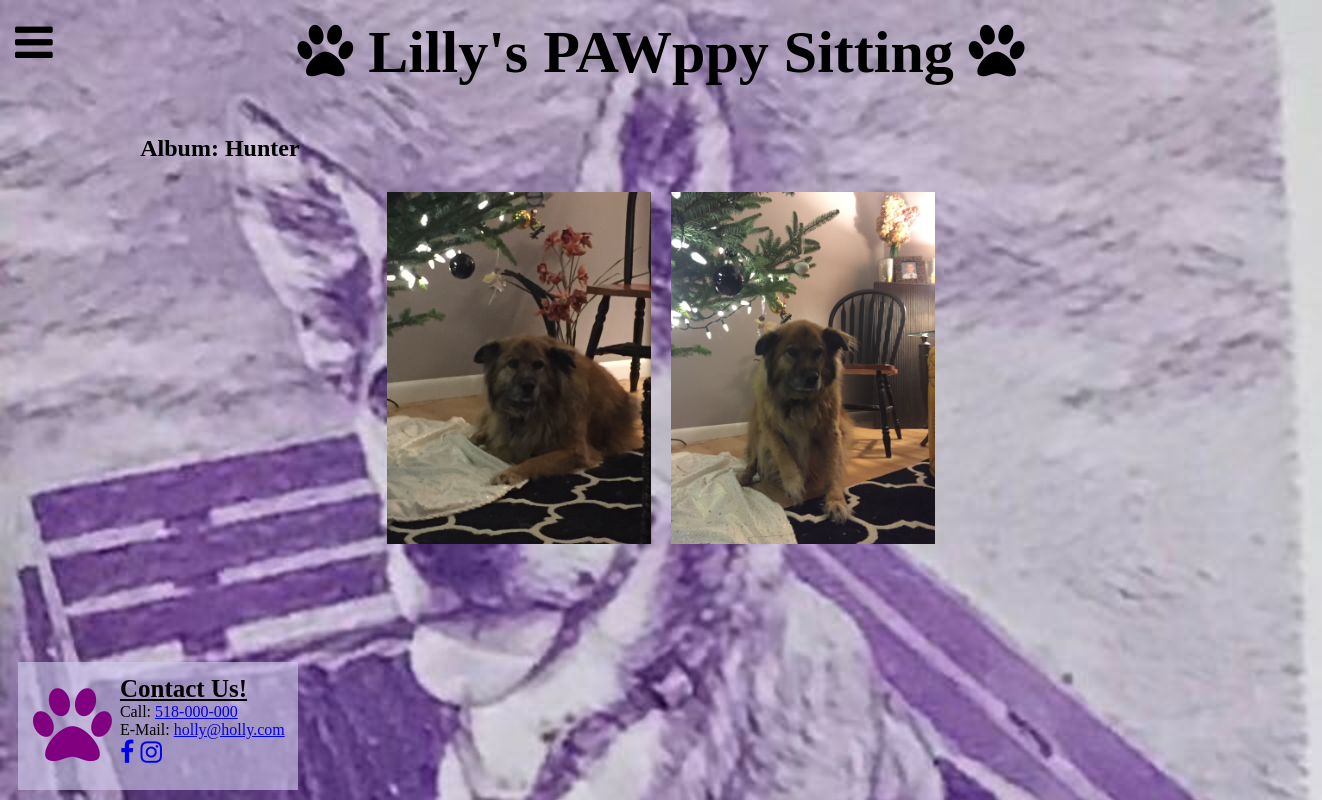
The app's page /albums/Hunter/ with its own data.
### albumns/models.py (models this page shows, shortened)
class Album(models.Model):
    id = models.AutoField(primary_key=True)
    name = models.CharField(max_length=60)

class Image(models.Model):
    id = models.AutoField(primary_key=True)
    album_name = models.ForeignKey('Album', on_delete=models.CASCADE)
    image = models.ImageField(upload_to='media/images/', max_length=100)
    description = models.CharField(max_length=100)

### base/models.py (models this page shows)
class Information(models.Model):
    about = models.TextField()
    email = models.EmailField()
    phone = models.CharField(max_length=13)
    facebook = models.CharField(max_length=100, default='none')
    instagram = models.CharField(max_length=100, default='none')
    twitter = models.CharField(max_length=100, default='none')

### albumns/views.py (the view)
# urls.py: path('albums/<str:name>/', album, name='album'),
def album(request, name):
    imgs = Image.objects.filter(album_name__name=name)
    infos = Information.objects.all()
    info = infos[0]
    name = imgs[0].album_name.name
    return render(request, 'albums/images.html', {'images': imgs, 'info': info, 'name': name})

### templates/albums/images.html (shortened to what this page needs)
<!DOCTYPE html>
{% extends 'albums/base.html' %}
{% block content %}
  {% load static %}
  <link rel="stylesheet" type="text/css" href="{% static 'css/images-css.css' %}">
  <link rel="stylesheet" href="https://cdnjs.cloudflare.com/ajax/libs/font-awesome/4.7.0/css/font-awesome.min.css">
  <h2>Album: {{ name }}</h2>
  <section id="img-flex">
    {% for image in images %}
    <div>
      <img class="imgs" src='/{{ image.image }}'>
    </div>
    {% endfor %}
  </section>
{% endblock %}

### templates/albums/base.html (shortened to what this page needs)
<html>
  <head>
    {% load static %}
    <link rel="stylesheet" type="text/css" href="{% static 'css/albums-style.css' %}">
    <link rel="stylesheet" type="text/css" href="{% static 'css/menu.css' %}">
    <link rel="stylesheet" type="text/css" href="{% static 'css/footer.css' %}">
		<link rel="stylesheet" href="https://cdnjs.cloudflare.com/ajax/libs/font-awesome/4.7.0/css/font-awesome.min.css">
  </head>
  <header>
    <i class="fa fa-navicon" id="menu-btn"></i>
    <h1><i class="fa fa-paw"></i> Lilly's PAWppy Sitting <i class="fa fa-paw"></i></h1><br>
  </header>
  {% block content %}
  {% endblock %}
  <footer>
		<div id="footer-icon">
			<i class="fa fa-paw"></i>
		</div>
		<div id="footer-content">
			<span id="footer-title">Contact Us!</span><br>
			Call: <a href="tel:{{ info.phone }}">{{ info.phone }}</a><br>
			E-Mail: <a href="mailto: {{ info.email }}">{{ info.email }}</a><br>
			<div id="social-media">
        {% if info.facebook != 'none' %}
				<a href="{{ info.facebook }}" target="_blank"><i class="fa fa-facebook"></i></a>
        {% endif %}
        {% if info.instagram != 'none' %}
				<a href="{{ info.instagram }}" target="	_blank"><i class="fa fa-instagram"></i></a>
        {% endif %}
			</div>
		</div>
	</footer>
</html>

### albumns/static/css/albums-style.css (style rules this page uses)
h1 { width: 60vw; margin: auto; padding: 10px; text-align: center; font-size: 60px; }

### albumns/static/css/menu.css (style rules this page uses)
#menu-btn { position: fixed; top: 20px; left: 15px; font-size: 44px; z-index: 10; }

### albumns/static/css/footer.css (style rules this page uses)
footer { position: fixed; bottom: 10px; background-color: rgba(209, 206, 237, .6); padding: 10px; margin-left: 10px; display: flex; z-index: 100; }
#footer-title { text-decoration: underline; font-weight: 700; font-size: 25px; }
#footer-icon { color: purple; font-size: 85px; padding: 3px; margin: 2px; }
#footer-content { padding: 3px; }
#social-media { font-size: 25px; }

### albumns/static/css/images-css.css (style rules this page uses)
#img-flex { display: flex; flex-direction: row; justify-content: center; align-items: center; flex-wrap: wrap; max-width: 100vw; }
h2 { position: relative; left: 10vw; }
.imgs { object-fit: cover; width: 20vw; padding: 10px; position: relative; }

### records on screen
Album: name "Hunter"
Image: image (picture)
Image: image (picture)
Information: phone "518-000-000", email "holly@holly.com"
